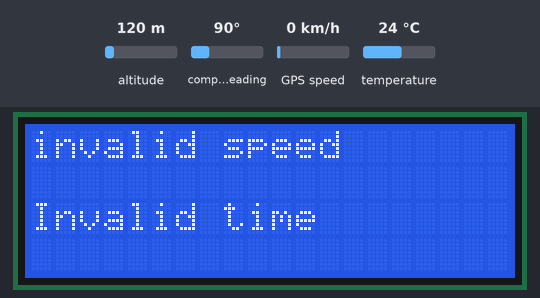
This sketch was run on a simulated Arduino Uno, built with avr-gcc and run on an emulated ATmega328P. Parts: 20×4 character LCD. The inputs (shaded band) are chosen by the test bench; at power-on: GPS speed 0 km/h, temperature 24 °C, altitude 120 m, compass heading 90°. The GPS gets a fix after 3 s at 37.7749, -122.4194 with 8 satellites; what the sketch prints to the serial monitor is not drawn.

Above: at 1.7 s.
1.8 s: GPS speed set to 2 km/h
At 7.4 s:
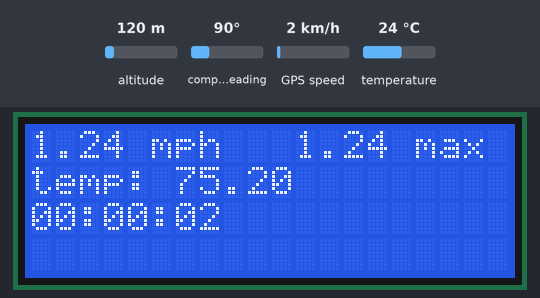
7.9 s: temperature set to 12 °C
At 11.8 s:
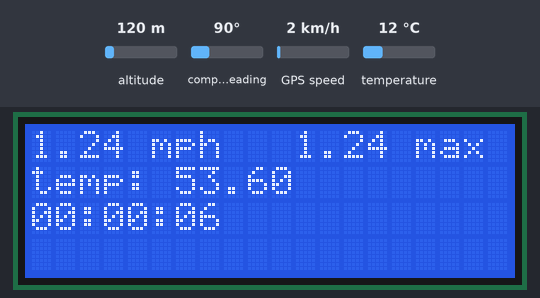
12.1 s: GPS speed set to 30 km/h
At 15.1 s:
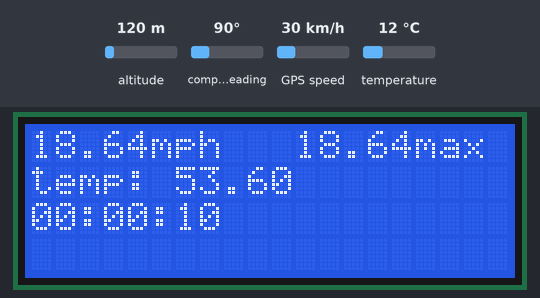
17.8 s: temperature set to 19 °C
At 21.3 s:
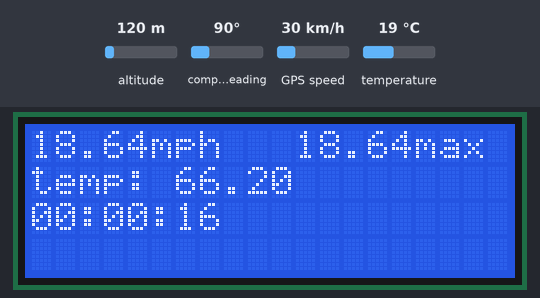
21.6 s: GPS speed set to 60 km/h
At 24.7 s:
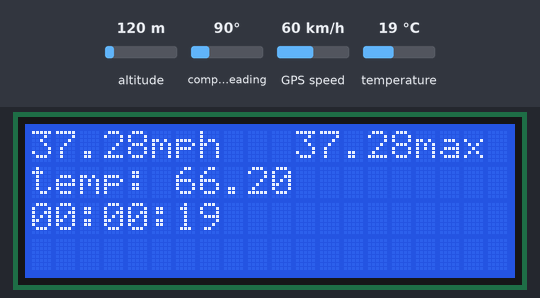
27.4 s: temperature set to 28 °C
At 30.9 s:
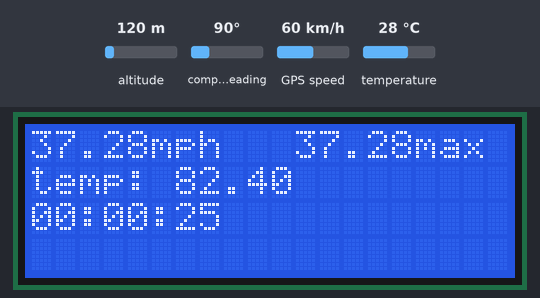
Timing chart, 0 to 32.2 s (numbered marks = the images above; inputs shaded):
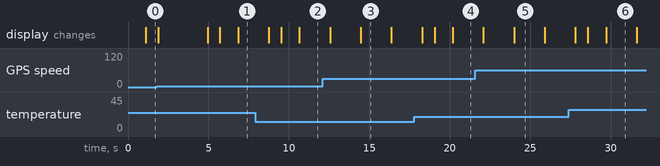

Measured:
- what the display in image 5 shows lasts 1.9 s, from 24.0 s to 25.9 s

The sketch:

DAQ_Code.ino
```cpp
//Definitions/////////////////////////////////////////////////
/////Accelerometer
/*
#include <Adafruit_MPU6050.h>
#include <Adafruit_Sensor.h>*/
#include <Wire.h>
#include <OneWire.h>
#include <DallasTemperature.h>

//------------------------------------------------------------
/////Speed-temp
#include <SoftwareSerial.h>
#include <TinyGPS.h>

//------------------------------------------------------------
/////Temp
#include <OneWire.h>
#include <DallasTemperature.h>

// temp screen
#include <LiquidCrystal_I2C.h>
/*
//-----------------------------------------------------------
//SD CARD Stuff
#include <SD.h>
#include <SPI.h>

File myFile;
const int chipSelect = BUILTIN_SDCARD;
bool isSD = true;
*/

//Initialize//////////////////////////////////////////////////
/////Accelerometer
/*
Adafruit_MPU6050 mpu;
int current_accel;
byte max_accel = 0;
int init_x,init_y,init_z;
int cur_x,cur_y,cur_z;
unsigned int numIter = 0;*/

//------------------------------------------------------------
/////Speed-temp
TinyGPS gps;
SoftwareSerial ss(0, 1);
float mph_speed;

bool hasTime = false;
byte hr, m, sec;


//------------------------------------------------------------
/////Temp
const int SENSOR_PIN = 14; // Arduino pin connected to DS18B20 sensor's DQ pin


OneWire oneWire(SENSOR_PIN);         // setup a oneWire instance
DallasTemperature tempSensor(&oneWire); // pass oneWire to DallasTemperature library

float tempCelsius;    // temperature in Celsius
float tempFahrenheit; // temperature in Fahrenheit

bool prev=false;

float max_speed = 0;


LiquidCrystal_I2C lcd(0x27,  20, 4);


//Setup///////////////////////////////////////////////////////
void setup() {
  Serial.begin(9600);
  /////Accelerometer
/*
  if (!mpu.begin()) {
    Serial.println("Failed to find MPU6050 chip");
    while (1) {
      delay(10);
    }
  }
  //Serial.println("MPU6050 Found!");


  // set accelerometer range to +-8G
  mpu.setAccelerometerRange(MPU6050_RANGE_8_G);

  // set gyro range to +- 500 deg/s
  mpu.setGyroRange(MPU6050_RANGE_500_DEG);

  // set filter bandwidth to 21 Hz
  mpu.setFilterBandwidth(MPU6050_BAND_21_HZ);

  delay(100);
  sensors_event_t a, g, temp;
  mpu.getEvent(&a, &g, &temp);
  init_x = a.acceleration.x;
  init_y = a.acceleration.y;
  init_z = a.acceleration.z;
*/
  //------------------------------------------------------------
  /////Speed-temp

  ss.begin(9600);
    // Try to initialize!


  //------------------------------------------------------------
  /////Temp
  tempSensor.begin();    // initialize the sensor


  lcd.init();
  lcd.backlight();

  //if (!SD.begin(chipSelect)) {
  //  isSD = false;
  //}

}


//Loop////////////////////////////////////////////////////////
void loop() {
  /////Accelerometer
  /* Get new sensor events with the readings
  sensors_event_t a, g, temp;
  mpu.getEvent(&a, &g, &temp);

  // Print out the values
  cur_x = a.acceleration.x - init_x;
  cur_y = a.acceleration.y - init_y;
  cur_z = a.acceleration.z - init_z;
  current_accel = sqrt(pow(cur_x,2) + pow(cur_y,2) +pow(cur_z,2));
  Serial.print(cur_x);
  Serial.print(",");
  Serial.print(cur_y);
  Serial.print(",");
  Serial.print(cur_z);
  Serial.print(",");
  Serial.print(current_accel);
  Serial.print("\n");
  if(current_accel > max_accel){
    max_accel = current_accel;
  }*/


  //------------------------------------------------------------
  /////Speed-temp
  bool newData = false;
//  unsigned long chars;
 // unsigned short sentences, failed;

  // For one second we parse GPS data and report some key values
  for (unsigned long start = millis(); millis() - start < 1000;)
  {
    while (ss.available())
    {
      char c = ss.read();
      // Serial.write(c); // uncomment this line if you want to see the GPS data flowing
      if (gps.encode(c)) // Did a new valid sentence come in?
        newData = true;
    }
  }
  if( (prev==false) && (newData==true)){
    lcd.clear();
  }
  if (newData)
  {
    float flat, flon;
    unsigned long age;
    gps.f_get_position(&flat, &flon, &age);
    mph_speed = gps.f_speed_mph();
    Serial.print(mph_speed);
    if(mph_speed > max_speed){
      max_speed = mph_speed;
    }
    lcd.setCursor(0,0);
    lcd.print(mph_speed,2);
    lcd.setCursor(5,0);
    lcd.print("mph");
    lcd.setCursor(11,0);
    lcd.print(max_speed);
    lcd.setCursor(16,0);
    lcd.print("max");

      int year;
  byte month, day, hour, minute, second, hundredths;
    gps.crack_datetime(&year, &month, &day, &hour, &minute, &second, &hundredths, &age);
    if(!hasTime){
      hr = hour;
      m = minute;
      sec = second;
      hasTime = true;
    }
  if (age == TinyGPS::GPS_INVALID_AGE){
  }
  else
  {
    if(hour >= hr){
    hour-=hr;
    }
    else{
      hour += (24-hr);
    }
    if(minute>=m){
    minute-=m;
    }
    else{
      minute +=(60-m);
    }
    if(second >=sec){
      second-=sec;
    }
    else{
      second+=(60-sec);
    }
    char sz[12];
    sprintf(sz, "%02d:%02d:%02d",
        hour, minute, second);
    lcd.setCursor(0,2);
    lcd.print(sz);
    if(minute >=45 && ((hour == 0) || (hour == 3)) && minute <=52){
      lcd.setCursor(0,3);
      lcd.print("Fuel low!");
    }
    else if(((hour == 1) || (hour ==4)) && minute >=30 && minute <=37){
      lcd.setCursor(0,3);
      lcd.print("Fuel low!");
    }
    else if(((hour ==2) || (hour ==5)) && minute <=22 && minute >=15){
      lcd.setCursor(0,3);
      lcd.print("Fuel low!");
    }
    else if(hour == 3 && minute <=7){
      lcd.setCursor(0,3);
      lcd.print("Fuel low!");
    }
  }/*
     if(isSD){
        myFile = SD.open("bajaDAQ.txt", FILE_WRITE);
        myFile.print("Time:")
        myFile.print(sz);
        myFile.print
	  // close the file:
    myFile.close();
     }*/
  }
  else{
    lcd.setCursor(0,0);
    lcd.print("invalid speed      ");
        lcd.setCursor(0, 2);
    lcd.print("Invalid time");
  }
  prev = newData;

  //------------------------------------------------------------
  /////Temp
  tempSensor.requestTemperatures();             // send the command to get temperatures
  tempCelsius = tempSensor.getTempCByIndex(0);  // read temperature in Celsius
  tempFahrenheit = tempCelsius * 9 / 5 + 32; // convert Celsius to Fahrenheit


  lcd.setCursor(0,1);
  lcd.print("temp:");
  lcd.setCursor(6,1);
  lcd.print(tempFahrenheit,2);


  //date+time


  delay(100);


}


//Function////////////////////////////////////////////////////


//------------------------------------------------------------
/////Speed-temp

//------------------------------------------------------------
/////Temp
```
